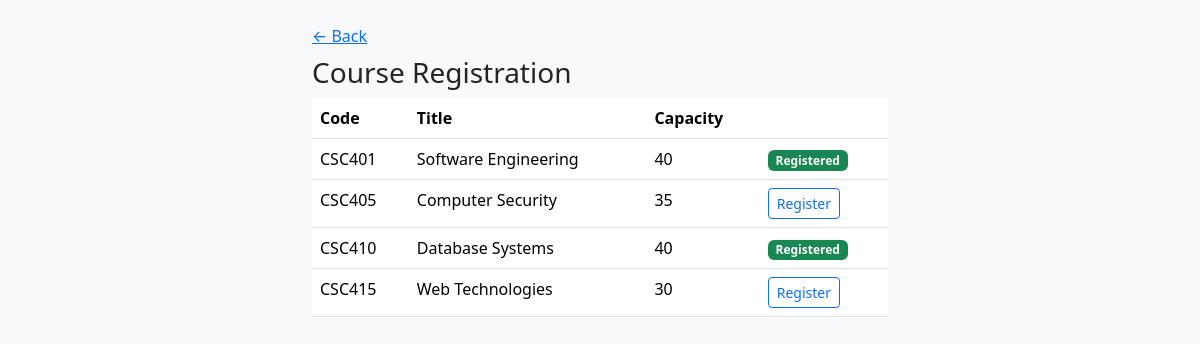
Screenshot of /courses.php (signed in) with the database file from the repository.
### tables this page shows
CREATE TABLE courses (
    id INT AUTO_INCREMENT PRIMARY KEY,
    code VARCHAR(20) NOT NULL UNIQUE,
    title VARCHAR(150) NOT NULL,
    capacity INT NOT NULL DEFAULT 30,
    created_at TIMESTAMP DEFAULT CURRENT_TIMESTAMP
);

### courses.php (the view, shortened to what this page needs)
<?php
$user = require_login();
$conn = get_db_connection();
$courses = $conn->query('SELECT id, code, title, capacity FROM courses ORDER BY code');
$myEnrolments = [];
$res = $conn->prepare('SELECT course_id FROM enrolments WHERE user_id = ? AND status = "registered"');
$res->bind_param('i', $user['id']);
$res->execute();
$rows = $res->get_result();
while ($r = $rows->fetch_assoc()) {
    $myEnrolments[] = (int)$r['course_id'];
}
?>
<!DOCTYPE html>
<html lang="en">
<head>
    <link href="https://cdn.jsdelivr.net/npm/bootstrap@5.3.3/dist/css/bootstrap.min.css" rel="stylesheet">
</head>
<body class="bg-light">
<div class="container mt-4" style="max-width:600px;">
    <a href="dashboard.php">&larr; Back</a>
    <h3 class="mt-2">Course Registration</h3>
    <table class="table bg-white">
        <thead><tr><th>Code</th><th>Title</th><th>Capacity</th><th></th></tr></thead>
        <tbody>
        <?php while ($c = $courses->fetch_assoc()): ?>
            <tr>
                <td><?= htmlspecialchars($c['code']) ?></td>
                <td><?= htmlspecialchars($c['title']) ?></td>
                <td><?= (int)$c['capacity'] ?></td>
                <td>
                    <?php if (in_array((int)$c['id'], $myEnrolments)): ?>
                        <span class="badge bg-success">Registered</span>
                    <?php else: ?>
                        <form method="post" class="d-inline">
                            <button class="btn btn-sm btn-outline-primary">Register</button>
                        </form>
                    <?php endif; ?>
                </td>
            </tr>
        <?php endwhile; ?>
        </tbody>
    </table>
</div>
</body>
</html>

### rows the page displays
courses: code "CSC401", title "Software Engineering", capacity "40", shows "Registered"
courses: code "CSC405", title "Computer Security", capacity "35"
courses: code "CSC410", title "Database Systems", capacity "40", shows "Registered"
courses: code "CSC415", title "Web Technologies", capacity "30"
